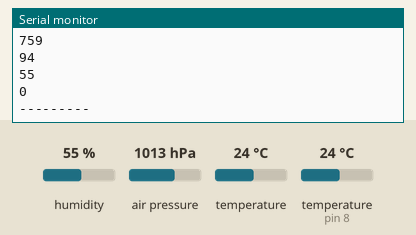
This sketch was run on a simulated Arduino Uno, built with avr-gcc and run on an emulated ATmega328P. Shown: the last lines printed to the serial monitor. Wiring (inferred from the names in the program): DHT22 sensor: data pin 8; BMP180 pressure sensor at I2C address 0x77. The test bench sets the inputs (shaded band); at power-on: humidity 55 %, air pressure 1013 hPa, temperature (sensor on pin 8) 24 °C, temperature 24 °C. No radio packets arrive unless stated.

Above: at 3.2 s.
3.3 s: humidity set to 22 %
4.8 s: air pressure set to 952 hPa
At 6.1 s:
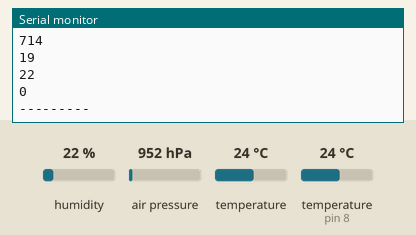
6.3 s: temperature (sensor on pin 8) set to 12 °C
7.8 s: air pressure set to 975 hPa
9.3 s: temperature (sensor 0) set to 19 °C
10.8 s: humidity set to 40 %
At 12.4 s:
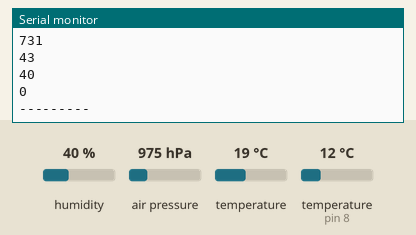
Timing chart, 0 to 13.3 s (numbered marks = the images above; inputs shaded):
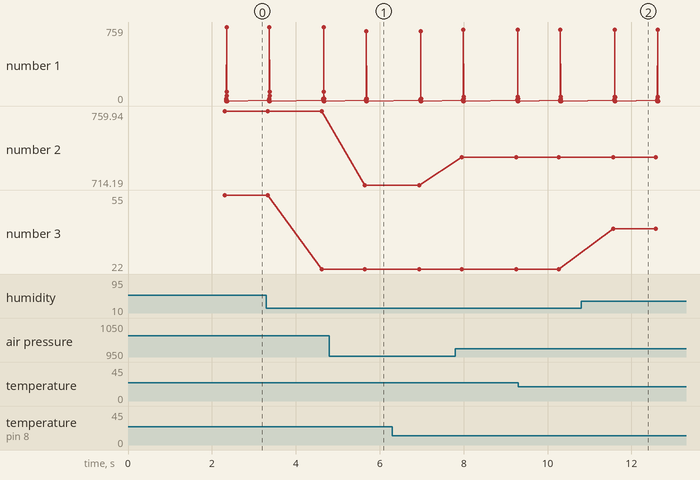

The sketch:

home_station_v2_measure_module.ino
```cpp
/*
 Name:		home_station_v2_measure_module.ino
 Created:	2/29/2020 7:33:33 PM
 Author:	alexbeard
*/

#include <SPI.h>
#include <RF24_config.h>
#include <RF24.h>
#include <printf.h>
#include <nRF24L01.h>
#include <DHT.h>
#include <BMP085.h>
#include <Wire.h>

#define DHTPIN 8     // what pin we're connected to
#define DHTTYPE DHT22   // DHT 22  (AM2302)

//CE = 9
//CSN = 10
RF24 radio(9, 10);
const byte address[6] = { 0,0,0,0,1 };

BMP085 dps = BMP085();
DHT dht(DHTPIN, DHTTYPE);

float d;
long p;
long r;


void setup() {
    Serial.begin(9600);
    radio.begin();
    radio.openReadingPipe(0, address);
    radio.setPALevel(RF24_PA_MIN);
    radio.startListening();

    d = 0;
    p = 0;
    dht.begin();
    delay(2000);
    Wire.begin();
    dps.init();
}

// the loop function runs over and over again until power down or reset
void loop() {
    long* data = new long[7];
    data[0] = 7;
    d = measureT();
    p = round(d * 100);
    r = p / 100;
    Serial.print(r);
    Serial.print('.');
    data[1] = r;
    r = p % 100;
    Serial.print(r);
    Serial.print(' ');
    data[2] = r;

    d = measureP();
    p = round(d * 100);
    r = p / 100;
    Serial.print(r);
    Serial.print('.');
    data[3] = r;
    r = p % 100;
    Serial.print(r);
    Serial.print(' ');
    data[4] = r;

    d = measureH();
    p = round(d * 100);
    r = p / 100;
    data[5] = r;
    Serial.print(r);
    Serial.print('.');
    r = p % 100;
    Serial.print(r);
    Serial.println();
    data[6] = r;

    //Serial.println(sizeof(data));
    for (size_t i = 0; i < 7; i++)
    {
        Serial.println(data[i]);
    }
    Serial.println("---------");
    radio.write(&data, sizeof(data));
    delay(1000);
    delete[] data;

}

float measureP() {
    dps.calcTruePressure(&p);
    return p / 133.3;
}

float measureT() {
    return dht.readTemperature();
}

float measureH() {
    return dht.readHumidity();
}
```

Measured:
- after the input at 4.8 s, the serial monitor: prints a new line after 0.84 s (image 1)
- after the input at 10.8 s, the serial monitor: prints a new line after 0.76 s (image 2)
- plotted number 2: 759.94 → 714.19 after the input at 4.8 s, 714.19 → 731.44 after the input at 7.8 s, 731.44 → 731.43 after the input at 9.3 s
- plotted number 3: 55 → 22 after the input at 3.3 s, 22 → 40 after the input at 10.8 s
